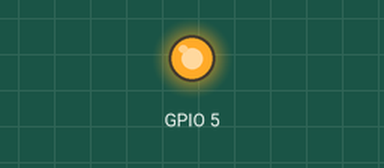
The program below on a simulated ESP32. Shown: output pins drawn as LEDs (lit = HIGH). What the program prints to the serial monitor is not drawn.

Above: at 0.1 s.
Timing chart, 0 to 1.6 s (numbered marks = the images above):
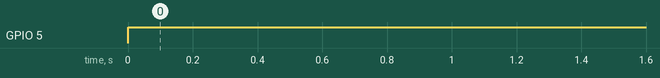

Measured:
- by itself, GPIO 5: LOW → HIGH at 0.00 s

The program:

main.cpp
```cpp
#include <Arduino.h>
#include <SPI.h>

#define BAUD_RATE 115200
//Prototype

static void hspi_send_command();

static const u_int32_t spiCLK = 1000000; // 1MHZ Clock speed
SPIClass *hspi = NULL;

void setup() {
  // put your setup code here, to run once:


  //
  hspi = new SPIClass(HSPI);
  Serial.begin(BAUD_RATE);
  Serial.print("MOSI PIN: ");
  Serial.println(MOSI);
  Serial.print("MISO PIN: ");
  Serial.println(MISO);
  Serial.print("SCK Pin: ");
  Serial.println(SCK);
  Serial.print("SS Pin: ");
  Serial.println(SS);

  // Initialize the SPIClass with the pin numbers defined by the ESP32
  // SCK = 18U, MISO = 19U, MOSI = 23U, SS = 5U
  hspi->begin(SCK, MISO, MOSI, SS);
  pinMode(SS,OUTPUT);

}

void loop() {
  // put your main code here, to run repeatedly:

  // Run the send function every 100ms.
  hspi_send_command();
  delay(100);

}

/**
 * @brief Sends "0" and "1" every 1 second to the peripheral ESP32.
 *
 */
static void hspi_send_command() {
  byte data_on =  0b00000001; // data 1 to turn LED_ON
  byte data_off = 0b00000000; // data 0 to turn LED_OFF

  //Code to send "0" to the peripheral controlelr
  hspi->beginTransaction(SPISettings(spiCLK, MSBFIRST, SPI_MODE0));
  digitalWrite(SS, LOW); // Select Chip?
  hspi->transfer(data_off);
  digitalWrite(SS, HIGH);
  hspi->endTransaction();
  delay(1000);


  hspi->beginTransaction(SPISettings(spiCLK, MSBFIRST, SPI_MODE0));
  digitalWrite(SS, LOW); // Select Chip?
  hspi->transfer(data_on);
  digitalWrite(SS, HIGH);
  hspi->endTransaction();
  delay(1000);


}
```
